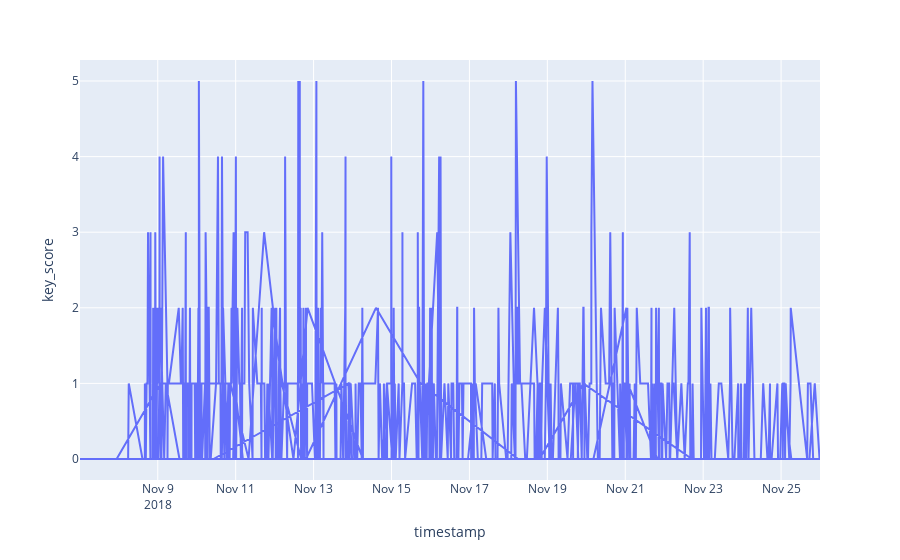

This figure's notebook cell:
### Code cell
# Simple line graph of apple high prices
fig = px.line(df, # data
             x = 'timestamp', # date for x-axis
             y = 'key_score' ) # plot close price
fig.show()

### Figure 1 — Plotly figure (JSON) as saved in the notebook; plotly's stock layout.template omitted (floating-point values rounded to 4 significant figures; data arrays with more than 128 entries replaced by an {"elided": "..."} marker saying what was removed)
{"data": [{"hoverlabel": {"namelength": 0}, "hovertemplate": "timestamp=%{x}<br>key_score=%{y}", "legendgroup": "", "line": {"color": "#636efa", "dash": "solid"}, "mode": "lines", "name": "", "showlegend": false, "type": "scatter", "x": {"elided": "947 str values"}, "xaxis": "x", "y": {"elided": "947 int values"}, "yaxis": "y"}], "layout": {"legend": {"tracegroupgap": 0}, "margin": {"t": 60}, "xaxis": {"anchor": "y", "domain": [0, 1], "title": {"text": "timestamp"}}, "yaxis": {"anchor": "x", "domain": [0, 1], "title": {"text": "key_score"}}}}
